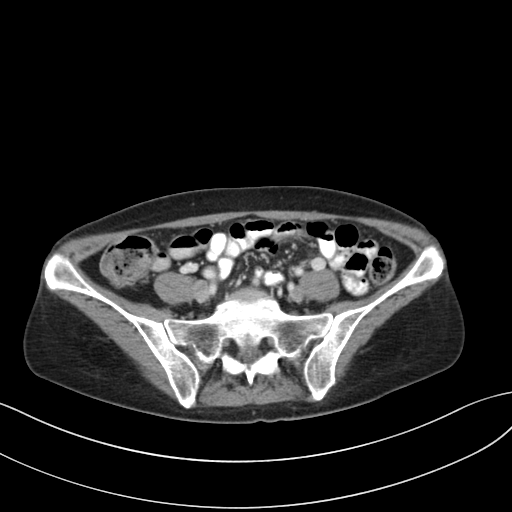
%> input picture pic/Pelvic/L006_Full_66.png, 512 x 512 px; the run also reads 1 picture not shown here
$ octave --eval "main;"   (GNU Octave 9; MATLAB toolbox functions it lacks are replaced by stand-ins)
%> lines starting %> are read from the running program, lines starting %| are printed output that depends on the picture
### mssim.m
function [mssim, ssim_map,siga_sq,sigb_sq] = mssim(ima, imb)
% ========================================================================
%ssim的算法主要参考如下论文：
%Z. Wang, A. C. Bovik, H. R. Sheikh, and E. P. Simoncelli, "Image
% quality assessment: From error visibility to structural similarity,"
% IEEE Transactios on Image Processing, vol. 13, no. 4, pp. 600-612,
% Apr. 2004.
%  首先对图像加窗处理，w=fspecial('gaussian', 11, 1.5);
%                 (2*ua*ub+C1)*(2*sigmaa*sigmab+C2)
%   SSIM(A,B)=————————————————————————
%              (ua*ua+ub*ub+C1)(sigmaa*sigmaa+sigmab*sigmab+C2)
%     C1=（K1*L）;
%     C2=(K2*L);   K1=0.01，K2=0.03
%     L为灰度级数，L=255
%-------------------------------------------------------------------
%     ima - 比较图像A
%     imb - 比较图像B
%
% ssim_map - 各加窗后得到的SSIM（A,B|w）组成的映射矩阵
%    mssim - 对加窗得到的SSIM（A,B|w）求平均，即最终的SSIM（A,B）
%  siga_sq - 图像A各窗口内灰度值的方差
%  sigb_sq - 图像B各窗口内灰度值的方差
%-------------------------------------------------------------------
%  Cool_ben
%========================================================================

w = fspecial('gaussian', 11, 1.5);  %window 加窗
K(1) = 0.01;
K(2) = 0.03;
L = 255;
ima = double(ima);
imb = double(imb);

C1 = (K(1)*L)^2;
C2 = (K(2)*L)^2;
w = w/sum(sum(w));

ua   = filter2(w, ima, 'valid');%对窗口内并没有进行平均处理，而是与高斯卷积，
ub   = filter2(w, imb, 'valid'); % 类似加权平均
ua_sq = ua.*ua;
ub_sq = ub.*ub;
ua_ub = ua.*ub;
siga_sq = filter2(w, ima.*ima, 'valid') - ua_sq;
sigb_sq = filter2(w, imb.*imb, 'valid') - ub_sq;
sigab = filter2(w, ima.*imb, 'valid') - ua_ub;

ssim_map = ((2*ua_ub + C1).*(2*sigab + C2))./((ua_sq + ub_sq + C1).*(siga_sq + sigb_sq + C2));


mssim = mean2(ssim_map);

return

### Cal_Psnr.m
function Psnr = Cal_Psnr(I_ori, I_de)
%%I_ori为原始参考图像，I_de为去噪后图像
%计算恢复图像的MSE
[M, N] = size(I_ori);
u1=I_ori-I_de;
u1=u1.*u1;
u1=sum(u1(:));
MSE=u1/(M*N);
%sprintf('平均均方误差为:%f',MSE);

%计算图像的峰值信噪比
p=(255*255)/(MSE+eps);
Psnr=10*log10(p);
%sprintf('峰值信噪比为:%f',Psnr);
end

### AAPM_Mayo.m
%%主要参考文章：“An Anisotropic Fourth-Order Diffusion Filter for Image Noise Removal 2011 Mohammad”
%%文章：“An adaptive diffusion coefficient selection for image denoising 2017 Hossein”
%%文章：“Artifact Suppressed Nonlinear Diffusion Filtering for Low-Dose CT Image Processing 2019 YI LIU”
%%算法原理：利用获取的残差图像求得残差局部能量(残差局部方差)，结合图像梯度膜，重新定义扩散函数C(s),在抑制条形伪影的情况下，更好的保存图像细节和边缘;
%%结合四阶各向异性偏微分方程，在边缘，纹理处减少扩散，在平滑区域增强扩散的优势，进一步抑制条形伪影和保留图像边缘。
%% 此代码主要处理AAPM-Mayo-CT-Challenge模拟低剂量CT图像
function main
close all
clear all
clc

addpath(genpath(pwd))

%L014 腹腔图像
% fileName_Nonoise = '.\pic\Abdomen\L014_Full_38.png';
% fileName_Noise = '.\pic\Abdomen\L014_Quarter_38.png';

%L006 胸腔图像
% fileName_Nonoise = '.\pic\Chest\L019_Full_8.png';
% fileName_Noise = '.\pic\Chest\L019_Quarter_8.png';

%L006 骨腔图像
fileName_Nonoise = '.\pic\Pelvic\L006_Full_66.png';
fileName_Noise = '.\pic\Pelvic\L006_Quarter_66.png';

g= double(rgb2gray(imread(fileName_Nonoise)));                        % 无噪声图像 AAPM-Mayo-CT-Challenge低剂量CT图像
%> g: size 512x512 double; min 0, max 255, mean 34.4
I_noi = double(rgb2gray(imread(fileName_Noise)));                     % 噪声图像
%> I_noi: size 512x512 double; min 0, max 255, mean 34.3

figure,imshow(I_noi,[],'border','tight');title('低剂量CT图像');
imcontrast;
figure,imshow(g,[],'border','tight');title('标准剂量CT图像');
imcontrast;

% 定量评价指标
MSSIM_a = mssim(g, I_noi);
%> in mssim, `ua   = filter2(w, ima, 'valid');`:
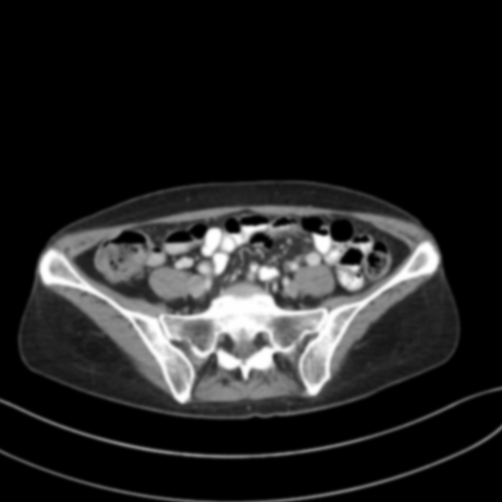
%> ua: size 502x502 double; min 0, max 255, mean 35.7
%> in mssim, `ua_sq = ua.*ua;`:
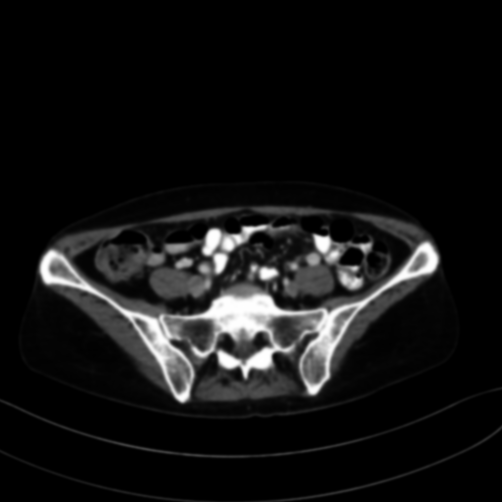
%> ua_sq: size 502x502 double; min 0, max 65025, mean 5130.6; drawn with min black and max white
%> in mssim, `siga_sq = filter2(w, ima.*ima, 'valid') - ua_sq;`:
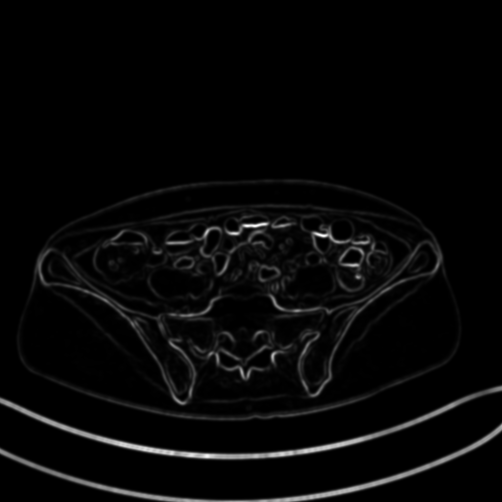
%> siga_sq: size 502x502 double; min -1.46e-11, max 13740.5, mean 409.4; drawn with min black and max white
%> in mssim, `ssim_map = ((2*ua_ub + C1).*(2*sigab + C2))./((ua_sq + ub_sq + C1).*(s..`:
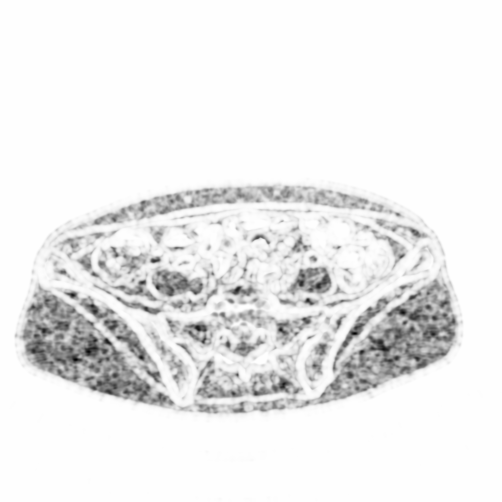
%> ssim_map: size 502x502 double; min -0.274, max 1, mean 0.911; drawn with min black and max white
%> in mssim, `mssim = mean2(ssim_map);`: mssim = 0.911
%> MSSIM_a = 0.911
fprintf('结构相似度为：%.4f\n',MSSIM_a);
%| 结构相似度为：0.9113
Psnr_a = Cal_Psnr(g, I_noi);
%> in Cal_Psnr, `u1=I_ori-I_de;`:
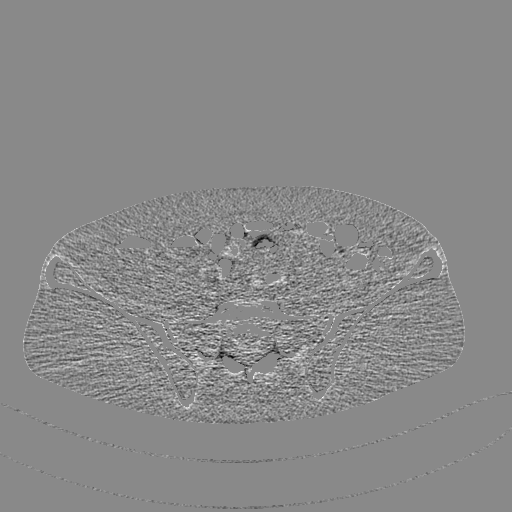
%> u1: size 512x512 double; min -77, max 66, mean 0.1; drawn with min black and max white
%> in Cal_Psnr, `u1=u1.*u1;`:
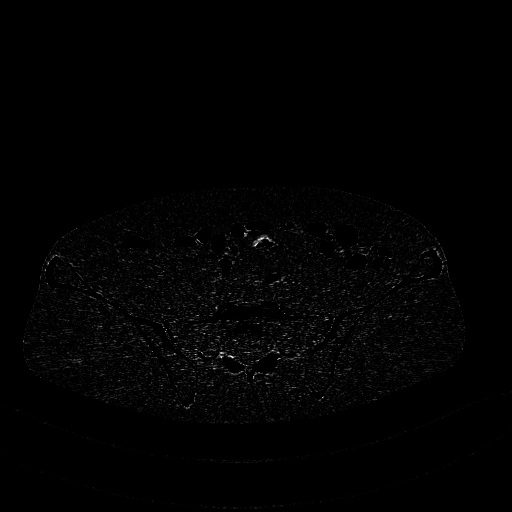
%> u1: size 512x512 double; min 0, max 5929, mean 54.7; drawn with min black and max white
%> in Cal_Psnr, `u1=sum(u1(:));`: u1 = 14346273
%> in Cal_Psnr, `MSE=u1/(M*N);`: MSE = 54.73
%> in Cal_Psnr, `p=(255*255)/(MSE+eps);`: p = 1188.2
%> in Cal_Psnr, `Psnr=10*log10(p);`: Psnr = 30.75
%> Psnr_a = 30.75
fprintf('峰值信噪比为：%.4f\n',Psnr_a);
%| 峰值信噪比为：30.7488
%> (the run ends here)
